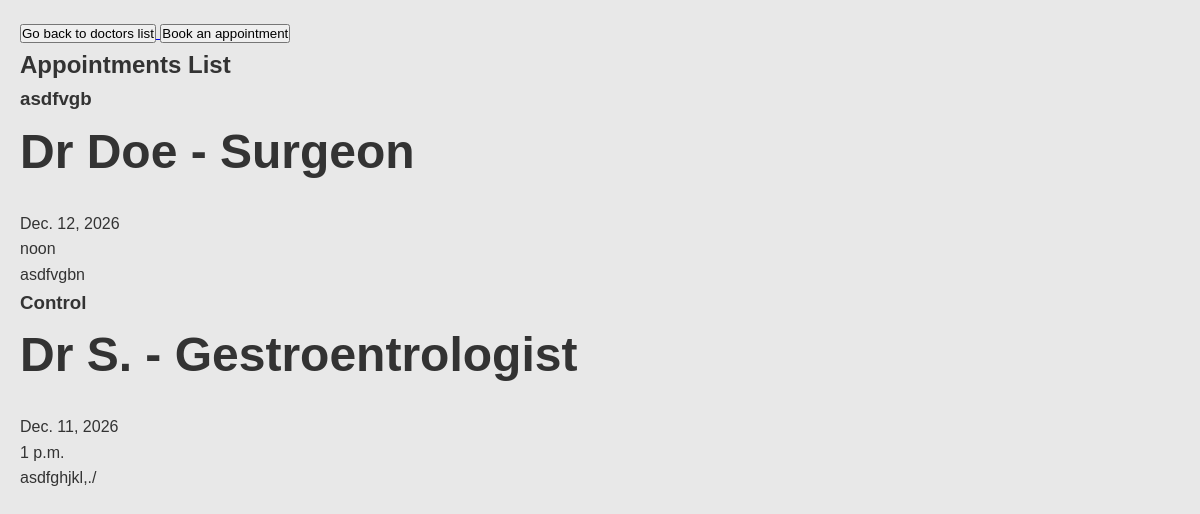
The app's page /appointments/, older data.
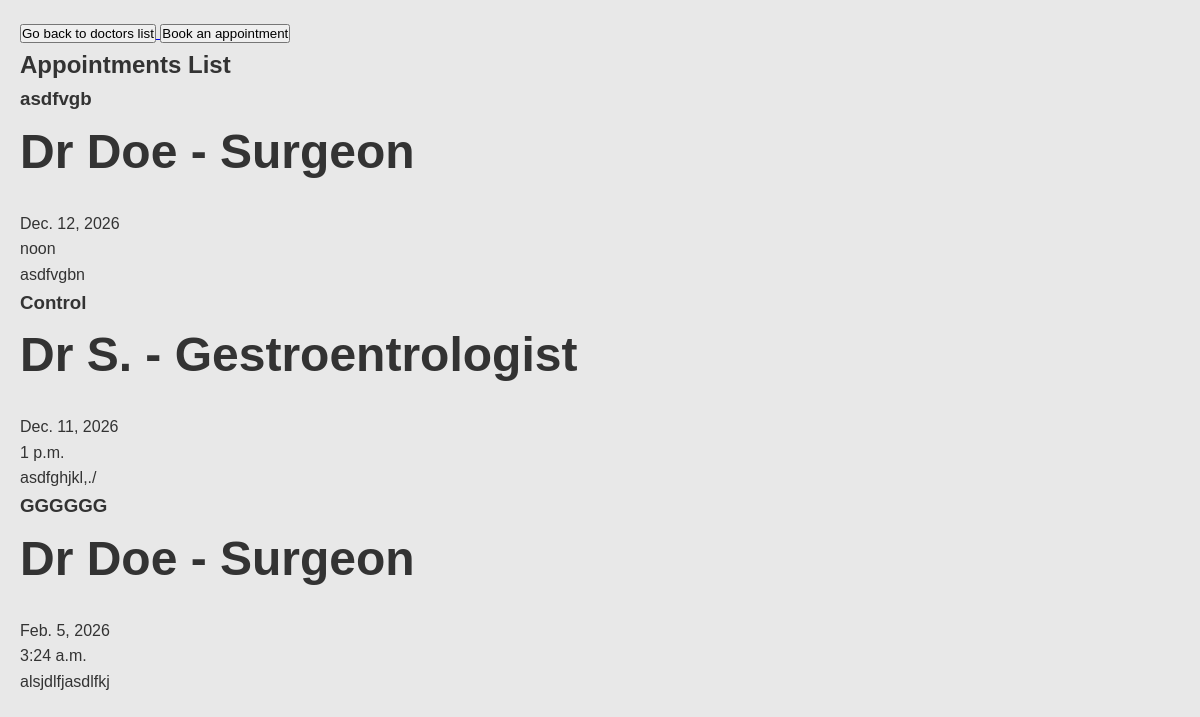
The same page, newer data.
### appointments/models.py (models this page shows, shortened)
class Appointment(models.Model):
   doctor = models.ForeignKey(Doctor, on_delete = models.CASCADE, related_name= 'appointments')
   patient = models.ForeignKey(Patient, on_delete = models.CASCADE, related_name= 'appointments')
   date = models.DateField()
   time = models.TimeField()
   title = models.CharField(max_length=150)
   reason = models.TextField()
   created_at = models.DateTimeField(auto_now_add=True)
   updated_at = models.DateTimeField(auto_now=True)

### doctors/models.py (models this page shows)
class Doctor(models.Model):
   user = models.OneToOneField(
      User,
      on_delete=models.CASCADE,
      related_name='doctor_profile'
   )
   name = models.CharField(max_length=100)
   years_of_experience = models.IntegerField()
   speciality = models.CharField(max_length=100)
   bio = models.TextField()
   def __str__(self):
      return f"Dr {self.user.last_name} - {self.speciality}"

### appointments/views.py (the view)
# urls.py: path('', views.appointments_list, name='appointments_list'),
def appointments_list(request):
    appointments = Appointment.objects.all()
    isPatient = False
    isDoctor = False
    if hasattr(request.user, 'patient_profile'):
        isPatient = True
    if hasattr(request.user, 'doctor_profile'):
        isDoctor = True
    return render(request,"appointments/appointments_list.html",{ "appointments": appointments, "isPatient" : isPatient, "isDoctor":isDoctor })

### appointments/templates/appointments/appointments_list.html (shortened to what this page needs)
{% extends "appointments/master.html" %}  {% block content %}
<section>
  <a href="{% url 'doctors_list' %}">
    <button>Go back to doctors list</button>
  </a>
  <a href="{% url 'appointment_form' %}">
    <button>Book an appointment</button>
  </a>
  <h1>Appointments List</h1>
  {% for appointment in appointments %}
  <div>
    <h3>{{ appointment.title }}</h3>
    <h2>{{ appointment.doctor }}</h2>
    <p>{{ appointment.date }}</p>
    <p>{{ appointment.time}}</p>
    <p>{{ appointment.reason}}</p>
     {% endfor %}
  </div>
</section>
{% endblock %}

Row changes from the older to the newer data that the page shows:
added Appointment: title "GGGGGG", doctor "Dr Doe - Surgeon", date "Feb. 5, 2026", time "3:24 a.m.", reason "alsjdlfjasdlfkj"
